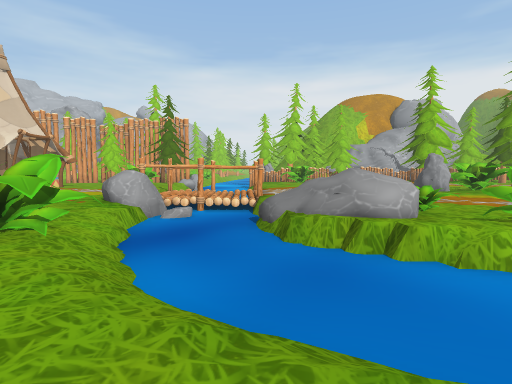
View 1 (above)

24 first-person views from a walk through a Unity game level. The camera is 1.2 m above the floor, tilts 4° down and sees 80° across. The floor is counted in squares, 2 m on a side. Each view is taken from the middle of a square. On the plan, view 1 faces up. The plan holds only what a view shows up to about 9 squares ahead; the rest is blank. The place goes on beyond the plan. Door leaves are left out, so doorways stand open. Some surface patterns are stand-ins.

View 2
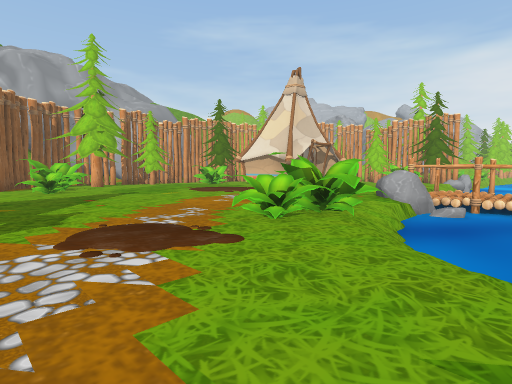

View 3
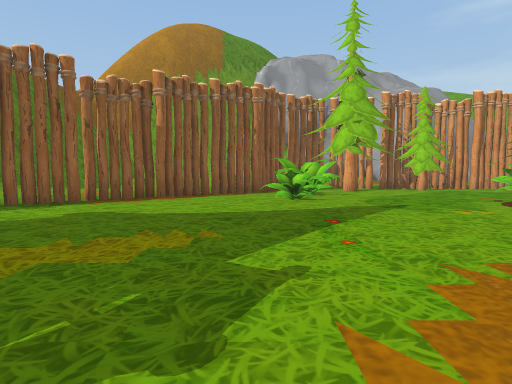

View 4
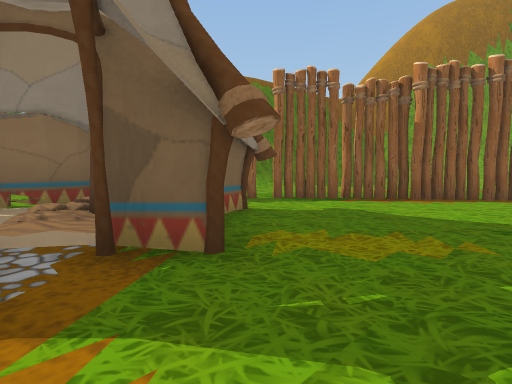

View 5
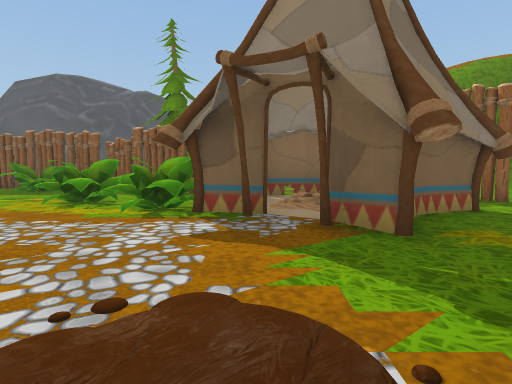

View 6
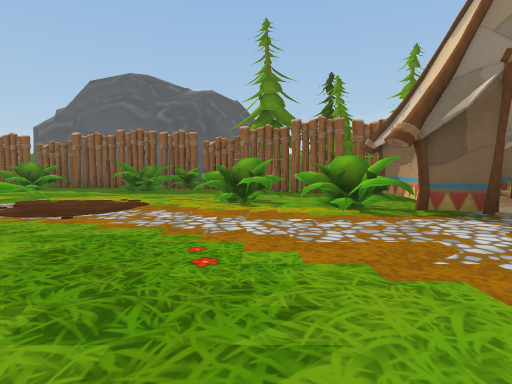

View 7
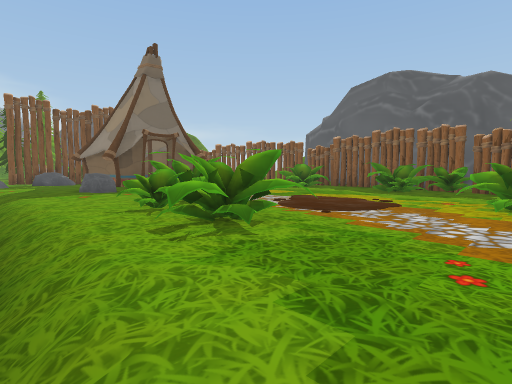

View 8
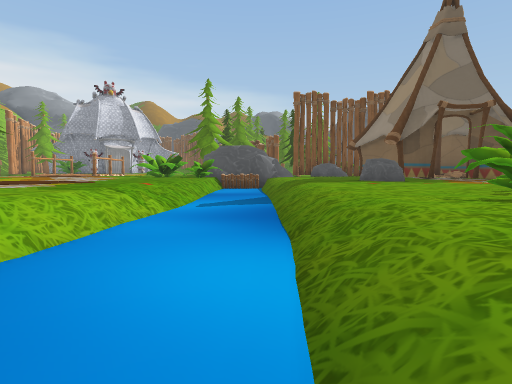

View 9
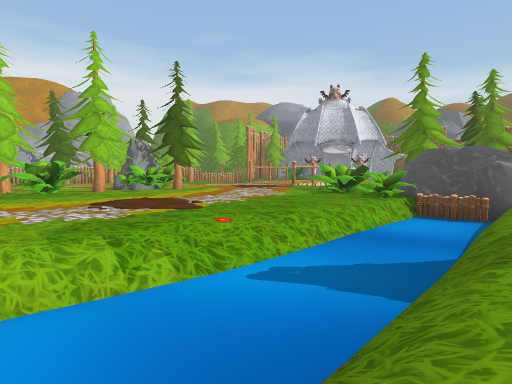

View 10
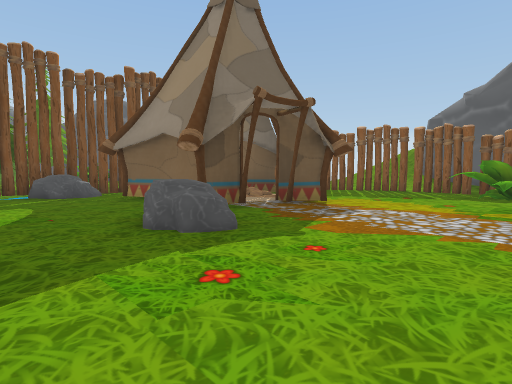

View 11
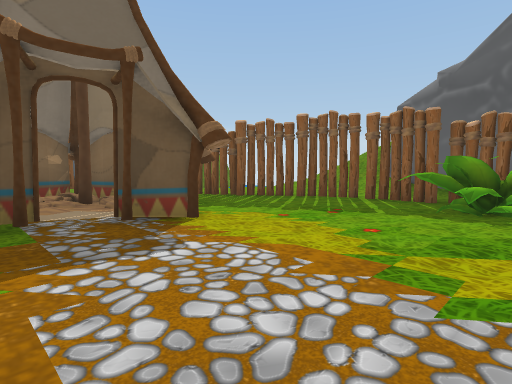

View 12
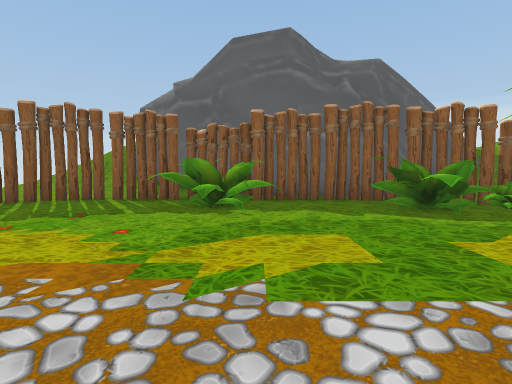

View 13
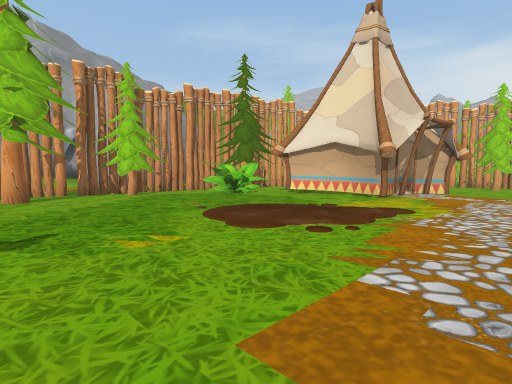

View 14
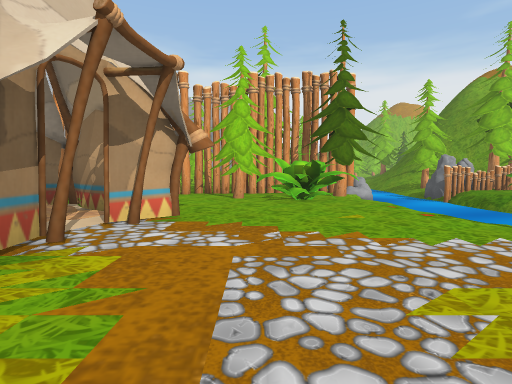

View 15
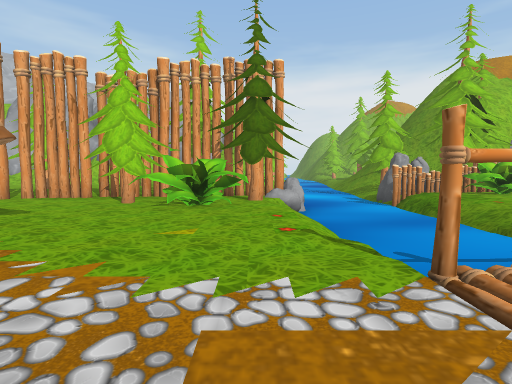

View 16
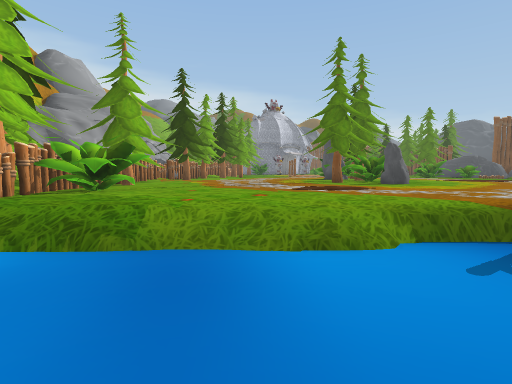

View 17
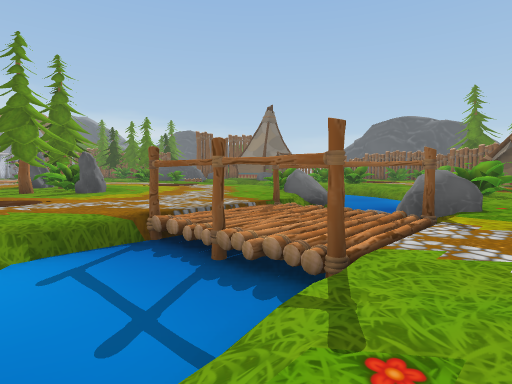

View 18
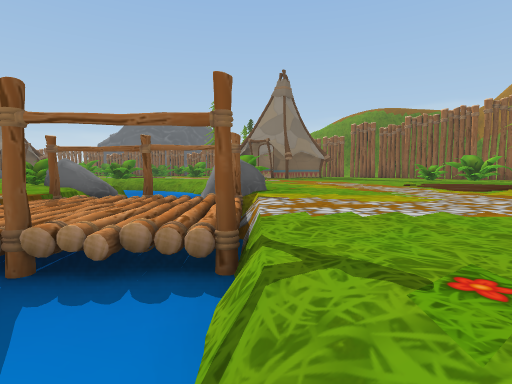

View 19
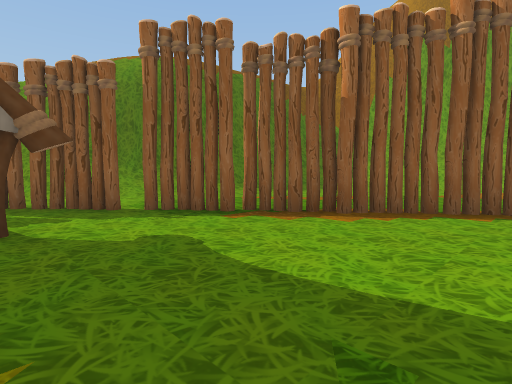

View 20
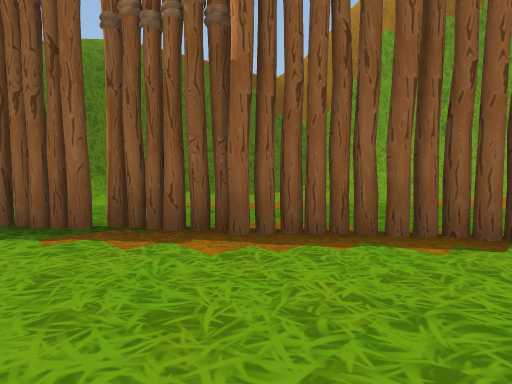

View 21
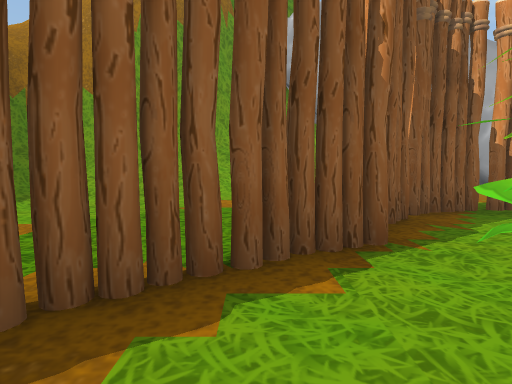

View 22
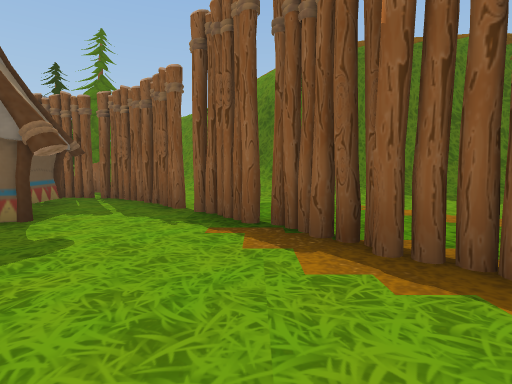

View 23
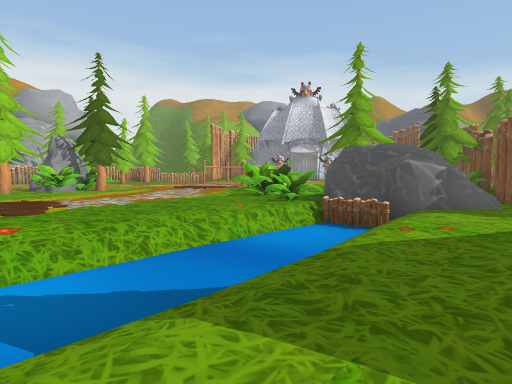

View 24
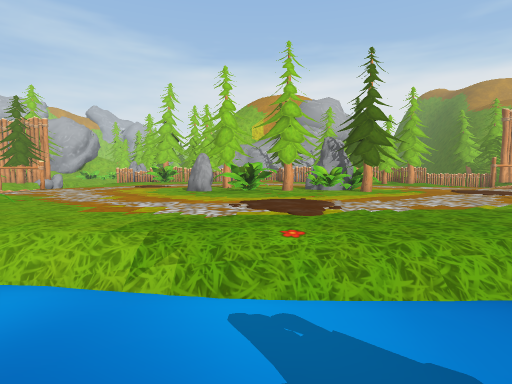

### Floor plan
Key: @ floor where view 1 was taken; # wall or solid block; x gap in a wall; . main floor; : floor 0.25 m higher than the main floor; - floor 0.25 m lower than the main floor; + floor 0.5 m higher than the main floor; * floor 0.75 m higher than the main floor; % floor 1 m higher than the main floor; / step, stairs or slope; D open door; = window, fence, low wall or low ledge; ~ liquid the walk can cross; ≈ liquid the walk keeps out of; ^ raised ledge; R rock; B barricade; O other object.
Columns run from 16 left of view 1 to 18 right of it. Each row starts with its distance up from view 1.
 17               ≈≈RR###
 16              R≈≈#OO###
 15       .x#BBBBR≈≈.##O##
 14       B..OOO#~≈≈-.....
 13        #..OO#/≈≈-.....
 12       ###..../≈≈=..OO.
 11         ##...≈≈≈≈..OO###
 10         D#...OOOO....####ROO
  9       ###....-.......R####O
  8     #O........-.-......####
  7    #OO.......OOOO.............
  6    B.........O≈≈≈......OO.....
  5    OO.........≈≈OOOO...OO...OO
  4  .#..........OO≈≈###O..OO...OO
  3  .B #........OO≈≈≈≈O#=.....OO#
  2   B..O.......OO/≈≈≈≈≈≈≈≈≈≈≈≈O#
  1    #.OOO........//~≈≈≈≈≈≈≈≈≈###
  0     B...........@............^/  ≈#
 -1  ....B.............OOO......../
 -2  ....BB....##.....OO.OO..R....RB
 -3  .....B...##DD#......O....###..B
 -4 #+.....#..####OOO.........D###.B
 -5 ##:.....B..###..OO........####xO
 -6  ####....B.x...............##
 -7    ####:..BBBBBB..OO.......#.
 -8      ###*: #  O#BBOOO.OO....BB
 -9        ##% #     ###B.BB..BB.
-10                    ### B#...
-11                      #####::
-12                          ##

Positions as (right, up) in squares from view 1, and headings:
1: (0, 0), facing up
2: (0, -1), facing up-left
3: (-3, 0), facing left
4: (-3, 0), facing down-left
5: (-3, 1), facing down
6: (0, 1), facing down
7: (0, 1), facing down-right
8: (2, 1), facing right
9: (5, 0), facing up-right
10: (6, 0), facing down-right
11: (6, -3), facing down-right
12: (6, -3), facing down
13: (-5, 2), facing up-left
14: (-6, 7), facing up
15: (-4, 8), facing up
16: (-3, 13), facing right
17: (-4, 12), facing down-right
18: (-3, 12), facing down
19: (-6, 0), facing down-left
20: (-8, 0), facing down-left
21: (-9, -1), facing left
22: (-9, 0), facing down
23: (7, -1), facing up-right
24: (7, 0), facing up
